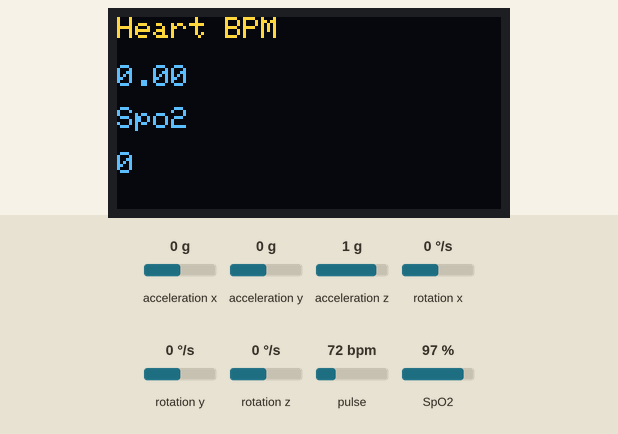
The sketch below on a simulated ESP32. On the bench: 128×64 one-colour display. Wiring (inferred from the names in the program): MPU-6050 motion sensor at I2C address 0x68. The inputs (shaded band) are chosen by the test bench; at power-on: pulse 72 bpm, SpO2 97 %, acceleration x 0 g, acceleration y 0 g, acceleration z 1 g, rotation x 0 °/s, rotation y 0 °/s, rotation z 0 °/s. The OLED is the two-colour kind (top 16 rows yellow); WiFi joins after 1.5 s; servers stay silent unless stated; what the sketch prints to the serial monitor is not drawn.

Above: at 5.2 s.
5.3 s: pulse set to 42 bpm
At 11.0 s:
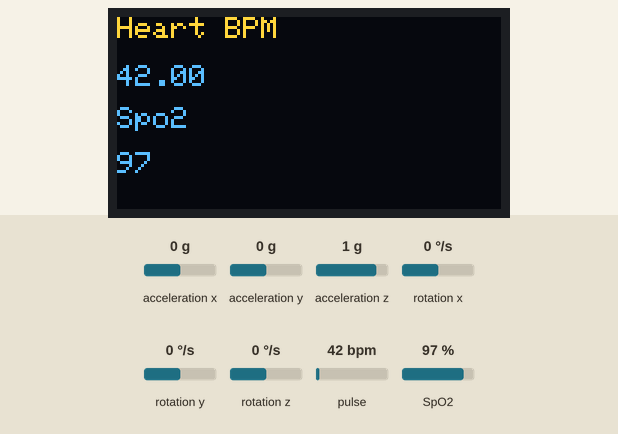
12.2 s: SpO2 set to 80 %
At 14.1 s:
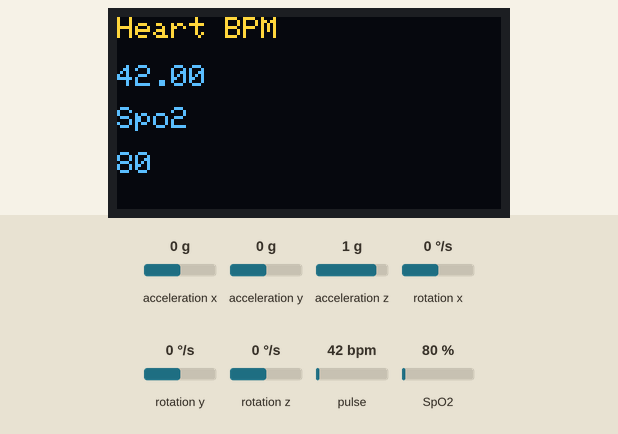
18.3 s: pulse set to 70 bpm
At 20.2 s:
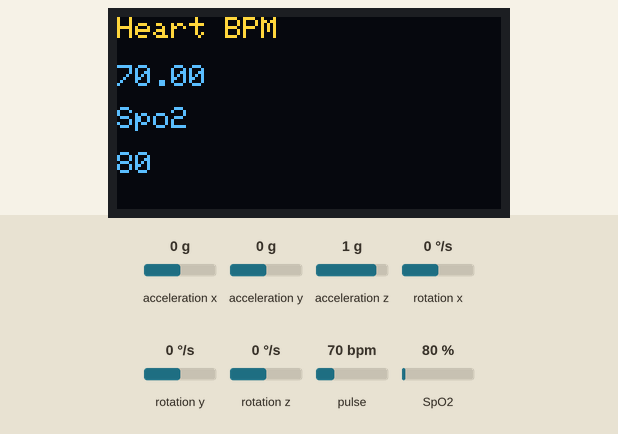
24.4 s: SpO2 set to 85 %
Timing chart, 0 to 27.4 s (numbered marks = the images above; inputs shaded):
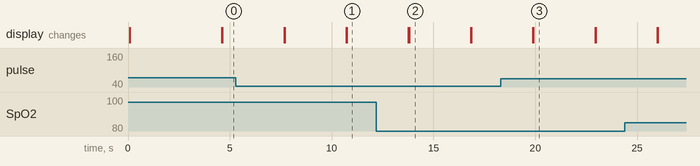

Measured:
- after the input at 12.2 s, the display: first differs from a run without the input after 1.6 s (image 2)
- after the input at 18.3 s, the display: first differs from a run without the input after 1.6 s (image 3)
- what the display in image 2 shows lasts 3.0 s, from 13.8 s to 16.8 s

The sketch:

v2_maxwithDisplay.ino
```cpp
#include <Wire.h>
#include "MAX30100_PulseOximeter.h"
#include "Adafruit_GFX.h"
#include "OakOLED.h"
#include <WiFi.h>

const char ssid[] =  "Alaa";     // Replace with your WIFI SSID
const char pass[] =  "stvh4016"; // Replace with your WIFI PASSWORD

void send_event(const char *event);
const char *host = "https://maker.ifttt.com/use/cdIpidFkquOryvi-HIIOE4";
const char *privateKey = "cdIpidFkquOryvi-HIIOE4";


const int MPU_addr=0x68;  // I2C address of the MPU-6050
int16_t AcX,AcY,AcZ,Tmp,GyX,GyY,GyZ;
float ax=0, ay=0, az=0, gx=0, gy=0, gz=0;
boolean fall = false; //stores if a fall has occurred
boolean trigger1=false; //stores if first trigger (lower threshold) has occurred
boolean trigger2=false; //stores if second trigger (upper threshold) has occurred
boolean trigger3=false; //stores if third trigger (orientation change) has occurred
byte trigger1count=0; //stores the counts past since trigger 1 was set true
byte trigger2count=0; //stores the counts past since trigger 2 was set true
byte trigger3count=0; //stores the counts past since trigger 3 was set true
int angleChange=0;

#define REPORTING_PERIOD_MS     1000


// Create a PulseOximeter object
// Connections : SCL PIN - D1 , SDA PIN - D2 , INT PIN - D0

PulseOximeter pox;
///////////////////////////////////////////
OakOLED oled;

//char auth[] = "--------------------";             // Authentication Token Sent by Blynk
//char ssid[] = "--------";        //WiFi SSID
//char pass[] = "--------";        //WiFi Password


//float BPM, SpO2;
//uint32_t tsLastReport = 0;

const unsigned char bitmap [] PROGMEM=
{
0x00, 0x00, 0x00, 0x00, 0x01, 0x80, 0x18, 0x00, 0x0f, 0xe0, 0x7f, 0x00, 0x3f, 0xf9, 0xff, 0xc0,
0x7f, 0xf9, 0xff, 0xc0, 0x7f, 0xff, 0xff, 0xe0, 0x7f, 0xff, 0xff, 0xe0, 0xff, 0xff, 0xff, 0xf0,
0xff, 0xf7, 0xff, 0xf0, 0xff, 0xe7, 0xff, 0xf0, 0xff, 0xe7, 0xff, 0xf0, 0x7f, 0xdb, 0xff, 0xe0,
0x7f, 0x9b, 0xff, 0xe0, 0x00, 0x3b, 0xc0, 0x00, 0x3f, 0xf9, 0x9f, 0xc0, 0x3f, 0xfd, 0xbf, 0xc0,
0x1f, 0xfd, 0xbf, 0x80, 0x0f, 0xfd, 0x7f, 0x00, 0x07, 0xfe, 0x7e, 0x00, 0x03, 0xfe, 0xfc, 0x00,
0x01, 0xff, 0xf8, 0x00, 0x00, 0xff, 0xf0, 0x00, 0x00, 0x7f, 0xe0, 0x00, 0x00, 0x3f, 0xc0, 0x00,
0x00, 0x0f, 0x00, 0x00, 0x00, 0x06, 0x00, 0x00, 0x00, 0x00, 0x00, 0x00, 0x00, 0x00, 0x00, 0x00
};

void onBeatDetected()
{
    Serial.println("Beat Detected!");
    oled.drawBitmap( 60, 20, bitmap, 28, 28, 1);
    oled.display();
}
 ///////////////////////////////////////////////////////

// Time at which the last beat occurred
uint32_t tsLastReport = 0;

// Callback routine is executed when a pulse is detected
/*void onBeatDetected() {
    Serial.println("♥ Beat!");
}
*/
void setup() {
  /////////////////////////////
    Serial.begin(115200);

    /////////mpu
    Wire.beginTransmission(MPU_addr);
    Wire.write(0x6B);  // PWR_MGMT_1 register
    Wire.write(0);     // set to zero (wakes up the MPU-6050)
    Wire.endTransmission(true);
    /////////////////////////////////
    oled.begin();
    oled.clearDisplay();
    oled.setTextSize(1);
    oled.setTextColor(1);
    oled.setCursor(0, 0);

    oled.println("Initializing pulse oximeter..");
    oled.display();
    Serial.print("Initializing pulse oximeter..");

    // Initialize sensor
    if (!pox.begin()) {
        Serial.println("FAILED");

        oled.clearDisplay();
         oled.setTextSize(1);
         oled.setTextColor(1);
         oled.setCursor(0, 0);
         oled.println("FAILED");
         oled.display();

        for(;;);
    } else {
        oled.clearDisplay();
         oled.setTextSize(1);
         oled.setTextColor(1);
         oled.setCursor(0, 0);
         oled.println("SUCCESS");
         oled.display();
         Serial.println("SUCCESS");
         pox.setOnBeatDetectedCallback(onBeatDetected);
    }

  // Configure sensor to use 7.6mA for LED drive
  pox.setIRLedCurrent(MAX30100_LED_CURR_7_6MA);

    // Register a callback routine
    pox.setOnBeatDetectedCallback(onBeatDetected);

    ///////////////mpu wifi////////////////
    WiFi.begin(ssid, pass);
    while (WiFi.status() != WL_CONNECTED)
     {
    delay(500);
    Serial.print(".");
     }
  Serial.println("");
  Serial.println("WiFi connected");

}

void loop() {

 mpu_read();
 ax = (AcX-2050)/16384.00;
 ay = (AcY-77)/16384.00;
 az = (AcZ-1947)/16384.00;
 gx = (GyX+270)/131.07;
 gy = (GyY-351)/131.07;
 gz = (GyZ+136)/131.07;
 // calculating Amplitute vactor for 3 axis
 float raw_amplitude = pow(pow(ax,2)+pow(ay,2)+pow(az,2),0.5);
 int amplitude = raw_amplitude * 10;  // Mulitiplied by 10 bcz values are between 0 to 1
 Serial.println(amplitude);
 if (amplitude<=2 && trigger2==false){ //if AM breaks lower threshold (0.4g)
   trigger1=true;
   Serial.println("TRIGGER 1 ACTIVATED");
   }
 if (trigger1==true){
   trigger1count++;
   if (amplitude>=12){ //if AM breaks upper threshold (3g)
     trigger2=true;
     Serial.println("TRIGGER 2 ACTIVATED");
     trigger1=false; trigger1count=0;
     }
 }
 if (trigger2==true){
   trigger2count++;
   angleChange = pow(pow(gx,2)+pow(gy,2)+pow(gz,2),0.5);
   Serial.println(angleChange);
   if (angleChange>=30 && angleChange<=400){ //if orientation changes by between 80-100 degrees
     trigger3=true; trigger2=false; trigger2count=0;
     Serial.println(angleChange);
     Serial.println("TRIGGER 3 ACTIVATED");
       }
   }
 if (trigger3==true){
    trigger3count++;
    if (trigger3count>=10){
       angleChange = pow(pow(gx,2)+pow(gy,2)+pow(gz,2),0.5);
       Serial.println(angleChange);
       if ((angleChange>=0) && (angleChange<=10)){ //if orientation changes remains between 0-10 degrees
           fall=true; trigger3=false; trigger3count=0;
           Serial.println(angleChange);
             }
       else{ //user regained normal orientation
          trigger3=false; trigger3count=0;
          Serial.println("TRIGGER 3 DEACTIVATED");
       }
     }
  }
 if (fall==true){ //in event of a fall detection
   Serial.println("FALL DETECTED");
   send_event("FALL DETECTION");
   fall=false;
   }
 if (trigger2count>=6){ //allow 0.5s for orientation change
   trigger2=false; trigger2count=0;
   Serial.println("TRIGGER 2 DECACTIVATED");
   }
 if (trigger1count>=6){ //allow 0.5s for AM to break upper threshold
   trigger1=false; trigger1count=0;
   Serial.println("TRIGGER 1 DECACTIVATED");
   }
  delay(3000);
    // Read from the sensor
    pox.update();

    // Grab the updated heart rate and SpO2 levels
    if (millis() - tsLastReport > REPORTING_PERIOD_MS) {
        Serial.print("Heart rate:");
        Serial.print(pox.getHeartRate());
        Serial.print("bpm / SpO2:");
        Serial.print(pox.getSpO2());
        Serial.println("%");

        oled.clearDisplay();
        oled.setTextSize(1);
        oled.setTextColor(1);
        oled.setCursor(0,16);
        oled.println(pox.getHeartRate());

        oled.setTextSize(1);
        oled.setTextColor(1);
        oled.setCursor(0, 0);
        oled.println("Heart BPM");

        oled.setTextSize(1);
        oled.setTextColor(1);
        oled.setCursor(0, 30);
        oled.println("Spo2");

        oled.setTextSize(1);
        oled.setTextColor(1);
        oled.setCursor(0,45);
        oled.println(pox.getSpO2());
        oled.display();

        tsLastReport = millis();
    }
}

void mpu_read(){
 Wire.beginTransmission(MPU_addr);
 Wire.write(0x3B);  // starting with register 0x3B (ACCEL_XOUT_H)
 Wire.endTransmission(false);
 Wire.requestFrom(MPU_addr,14,true);  // request a total of 14 registers
 AcX=Wire.read()<<8|Wire.read();  // 0x3B (ACCEL_XOUT_H) & 0x3C (ACCEL_XOUT_L)
 AcY=Wire.read()<<8|Wire.read();  // 0x3D (ACCEL_YOUT_H) & 0x3E (ACCEL_YOUT_L)
 AcZ=Wire.read()<<8|Wire.read();  // 0x3F (ACCEL_ZOUT_H) & 0x40 (ACCEL_ZOUT_L)
 Tmp=Wire.read()<<8|Wire.read();  // 0x41 (TEMP_OUT_H) & 0x42 (TEMP_OUT_L)
 GyX=Wire.read()<<8|Wire.read();  // 0x43 (GYRO_XOUT_H) & 0x44 (GYRO_XOUT_L)
 GyY=Wire.read()<<8|Wire.read();  // 0x45 (GYRO_YOUT_H) & 0x46 (GYRO_YOUT_L)
 GyZ=Wire.read()<<8|Wire.read();  // 0x47 (GYRO_ZOUT_H) & 0x48 (GYRO_ZOUT_L)
 }
void send_event(const char *event)
{
  Serial.print("Connecting to ");
  Serial.println(host);
  WiFiClient client;
  const int httpPort = 80;
  if (!client.connect(host, httpPort)) {
    Serial.println("Connection failed");
    return;
  }
  String url = "/trigger/";
  url += event;
  url += "/with/key/";
  url += privateKey;
  Serial.print("Requesting URL: ");
  Serial.println(url);
  client.print(String("GET ") + url + " HTTP/1.1\r\n" +
               "Host: " + host + "\r\n" +
               "Connection: close\r\n\r\n");
  while(client.connected())
  {
    if(client.available())
    {
      String line = client.readStringUntil('\r');
      Serial.print(line);
    } else {
      delay(50);
    };
  }
Serial.println();
  Serial.println("closing connection");
  client.stop();
}
```
